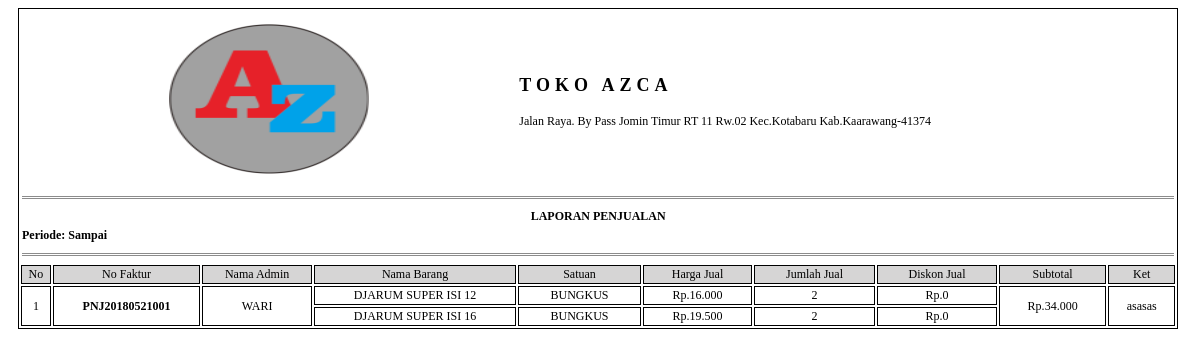
Screenshot of /pro_lap_penjualan.php?lap_pnj_fak=PNJ20180521001 with the database file from the repository.
### tables this page shows
CREATE TABLE `penjualan` (
  `pnj_id` varchar(20) NOT NULL,
  `adm_id` int(11) DEFAULT NULL,
  `cst_id` int(11) DEFAULT NULL,
  `pnj_tanggal` date DEFAULT NULL,
  `pnj_total` double DEFAULT NULL,
  `pnj_ket` varchar(60) DEFAULT NULL,
  `pnj_total_akhir` double DEFAULT NULL,
  `pnj_diskon_akhir` double DEFAULT NULL,
  `pnj_bayar_akhir` double DEFAULT NULL,
  `pnj_kembalian_akhir` double DEFAULT NULL
);

CREATE TABLE `barang` (
  `brg_id` int(11) NOT NULL,
  `ktg_id` int(11) DEFAULT NULL,
  `stn_id` int(11) DEFAULT NULL,
  `brg_nama` varchar(60) DEFAULT NULL,
  `brg_harga_bl` double DEFAULT NULL,
  `brg_harga_jual` double DEFAULT NULL,
  `brg_stok` int(11) DEFAULT NULL,
  `brg_ket` varchar(250) DEFAULT NULL
);

CREATE TABLE `satuan` (
  `stn_id` int(11) NOT NULL,
  `stn_nama` varchar(30) DEFAULT NULL
);

### pro_lap_penjualan.php (the view, shortened to what this page needs)
<!DOCTYPE html PUBLIC "-//W3C//DTD XHTML 1.0 Strict//EN" "http://www.w3.org/TR/xhtml1/DTD/xhtml1-strict.dtd">
<html xmlns="http://www.w3.org/1999/xhtml" xml:lang="en">
<head>
	<link rel="stylesheet" href="assets/css/lap_style.css" />
</head>
<body>
	<?php
		@$lap_pnj_fak=$_GET['lap_pnj_fak'];
		@$lap_tgl_awal_pnj=$_GET['lap_tgl_awal_pnj'];
		@$lap_tgl_akhir_pnj=$_GET['lap_tgl_akhir_pnj'];
		if($lap_pnj_fak!=""){
			$query=mysql_query("SELECT penjualan.*,
								dt_penjualan.*,
								admin.adm_id,admin.adm_nama,
								barang.brg_id,barang.brg_nama,barang.brg_harga_bl,
								satuan.*,
								(SELECT COUNT(dt_penjualan.pnj_id) FROM dt_penjualan WHERE penjualan.pnj_id=dt_penjualan.pnj_id) AS baris
								FROM dt_penjualan
								INNER JOIN  penjualan ON dt_penjualan.pnj_id=penjualan.pnj_id
								INNER JOIN admin ON admin.adm_id=penjualan.adm_id
								INNER JOIN barang ON barang.brg_id=dt_penjualan.brg_id
								INNER JOIN satuan ON satuan.stn_id=barang.stn_id
								WHERE dt_penjualan.pnj_id='$lap_pnj_fak'")or die(mysql_error());
		}
	 ?>
	 <table width="98%" style="margin-left: 10px;font-size: 12px" class="colom">
		<tr>
			<td colspan="4"><p class="center"><img src="img/logo.png" height="150px" width="200px" align="center" /></p></td>
			<td colspan="8"><h2><p class="padding">TOKO AZCA</p></h2>
				<p>Jalan Raya. By Pass Jomin Timur RT 11 Rw.02 Kec.Kotabaru Kab.Kaarawang-41374</p>
			</td>
		</tr>
		<tr>
			<td colspan="12"> <hr class="garis" /></td>
		</tr>
		<tr>
			<td colspan="12" class="center"><b>LAPORAN PENJUALAN</b></td>
		</tr>
		<tr>
			<td colspan="12"><b>Periode: <?php echo $lap_tgl_awal_pnj.' Sampai '.$lap_tgl_akhir_pnj; ?></b></td>
		</tr>
		<tr>
			<td colspan="12"> <hr class="garis" /></td>
		</tr>
	 	<tr>
	 		<td class="center colom warna">No </td>
	 		<td class="center colom warna">No Faktur</td>
	 		<td class="center colom warna">Nama Admin</td>
	 		<td class="center colom warna">Nama Barang</td>
	 		<td class="center colom warna">Satuan</td>
	 		<td class="center colom warna">Harga Jual</td>
	 		<td class="center colom warna">Jumlah Jual</td>
	 		<td class="center colom warna">Diskon Jual</td>
	 		<td class="center colom warna">Subtotal</td>
	 		<td class="center colom warna">Ket</td>
	 	</tr>
	<?php
	 	$no=1;
	 	$jum=1;
	 	$jum2=1;
	 	if (mysql_num_rows($query)>0) {
	 		while($array=mysql_fetch_array($query)){
	 			echo "<tr>";
		 				if($jum<=1){
		 					echo"<td class='center colom' rowspan='".$array['baris']."'>".$no." </td>";
		 					echo"<td class='center colom' rowspan='".$array['baris']."'><b>".$array['pnj_id']."</b> </td>";
		 					echo"<td class='center colom' rowspan='".$array['baris']."'>".$array['adm_nama']." </td>";
		 					$jum=$array['baris'];
		 					$no++;
		 				}else{
		 					$jum=$jum-1;
		 				}
		?>
		 					<td class='center colom'><?php echo $array['brg_nama']; ?></td>
		 					<td class='center colom'><?php echo $array['stn_nama']; ?></td>
		 					<td class='center colom'><?php echo "Rp.".number_format($array['brg_harga_bl'],0,',','.'); ?></td>
		 					<td class='center colom'><?php echo $array['dt_pnj_jumbel']; ?></td>
		 					<td class='center colom'><?php echo "Rp.".number_format($array['dt_pnj_diskon'],0,',','.') ; ?></td>
		<?php
		 				if($jum2<=1){
		 					echo"<td class='center colom' rowspan='".$array['baris']."'>"."Rp.".number_format($array['dt_pnj_subtot'],0,',','.') ." </td>";
		 					echo"<td class='center colom' rowspan='".$array['baris']."'>".$array['pnj_ket']." </td>";
		 					$jum2=$array['baris'];
		 				}else{
		 					$jum2=$jum2-1;
		 				}
	 			echo "</tr>";
	 		}
	 	}else{
	 		echo "<tr>";
	 		echo"<td class='center colom' colspan='12'> <b>Data Tidak Ditemukan</b></td>";
	 		echo "</tr>";
	 	}
		?>
	 </table>
</body>
</html>

### assets/css/lap_style.css (style rules this page uses)
.colom { border: 1px solid black; }
.center { text-align: center; }
.garis { border:0px; border-top: 3px double #8c8c8c; }
.warna { background-color:#D6D5D5; }
.padding { letter-spacing: 5px; }

### rows the page displays
penjualan: pnj_id "PNJ20180521001", adm.adm_nama "WARI", barang.brg_nama "DJARUM SUPER ISI 12", satuan.stn_nama "BUNGKUS", barang.brg_harga_bl "16.000", dt_pnj_jumbel "2", dt_pnj_diskon "0", dt_pnj_subtot "34.000", pnj_ket "asasas", barang.brg_nama "DJARUM SUPER ISI 16", barang.brg_harga_bl "19.500"
